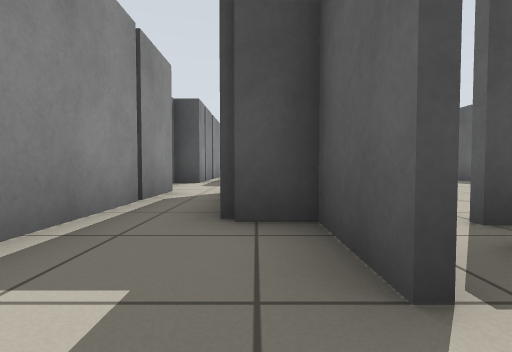
[1] (above)

19 first-person views from a walk through a world built for the Player/Stage simulator. The camera is 0.5 m above the floor, tilts 2° down and sees 85° across. The lines on the ground mark 1 m squares. The floor is counted in squares, 1 m on a side. Each view is taken from the middle of a square. On the plan, view 1 faces up. The plan holds only what a view shows up to about 9 squares ahead; the rest is blank. The place goes on beyond the plan. The robots in the file are not drawn.

[2]
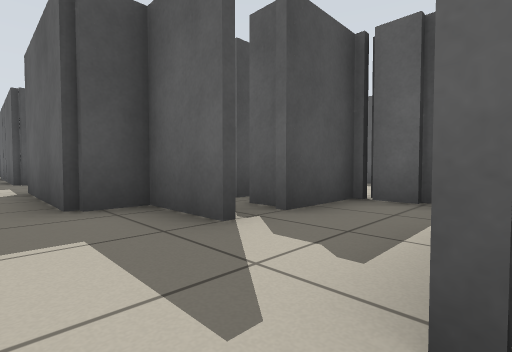

[3]
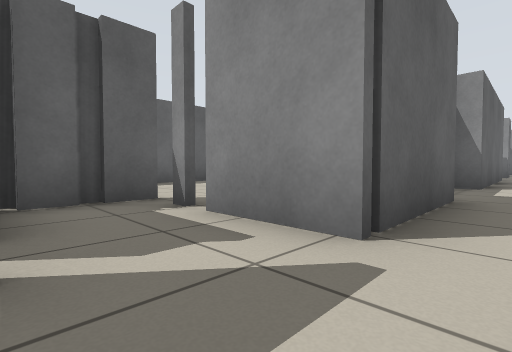

[4]
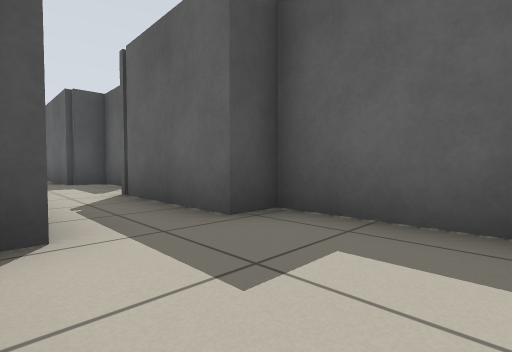

[5]
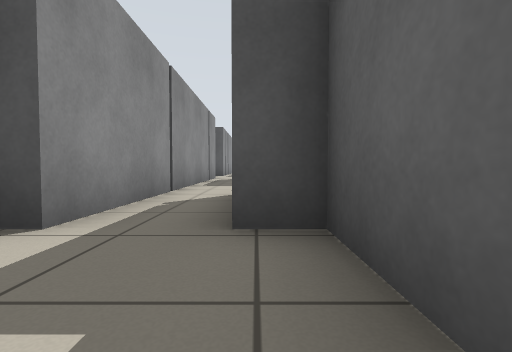

[6]
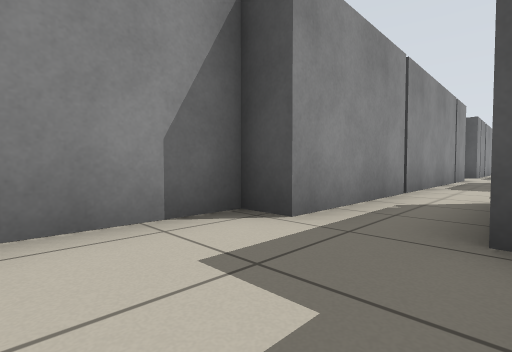

[7]
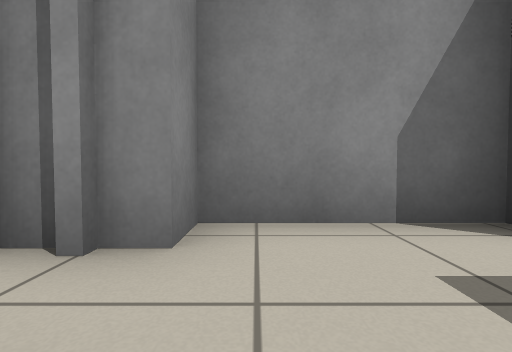

[8]
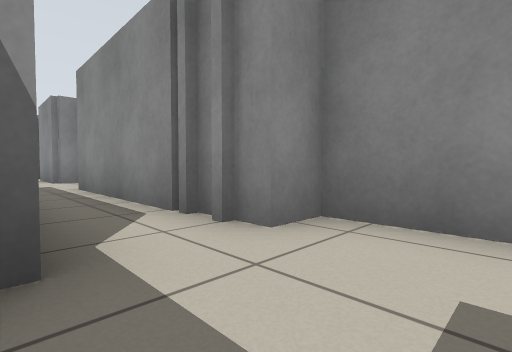

[9]
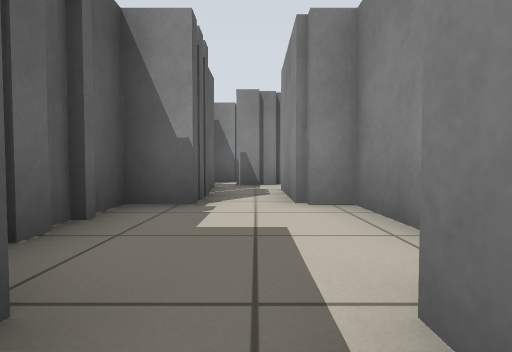

[10]
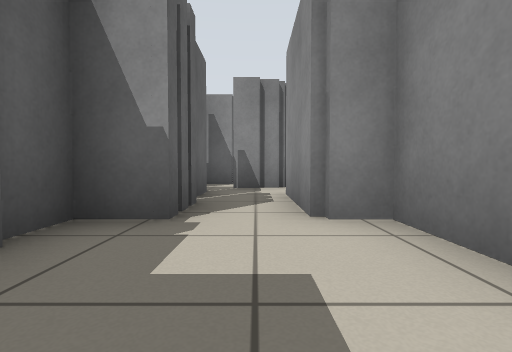

[11]
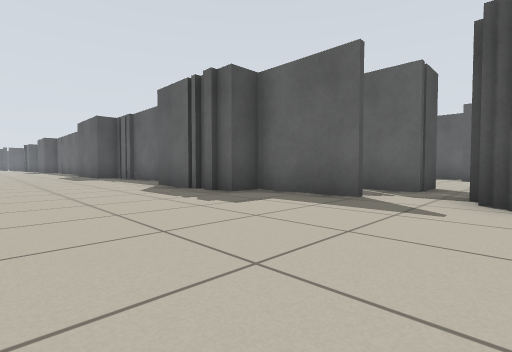

[12]
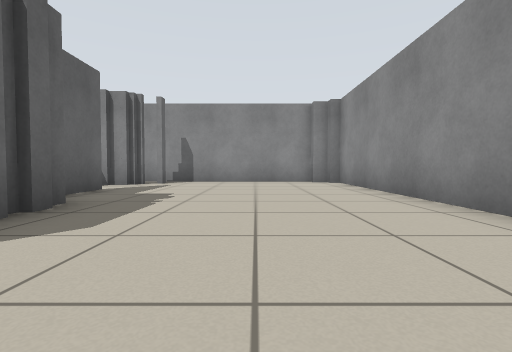

[13]
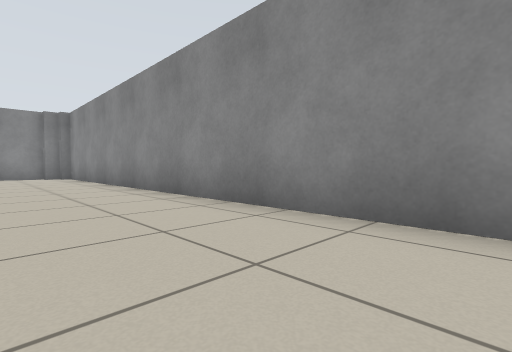

[14]
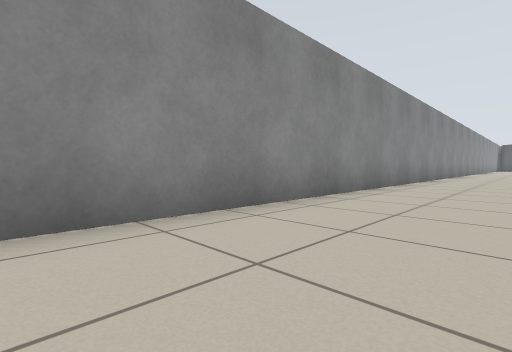

[15]
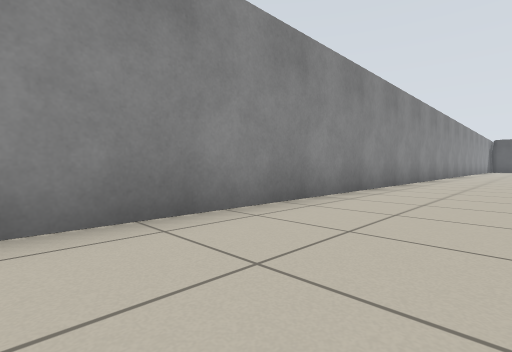

[16]
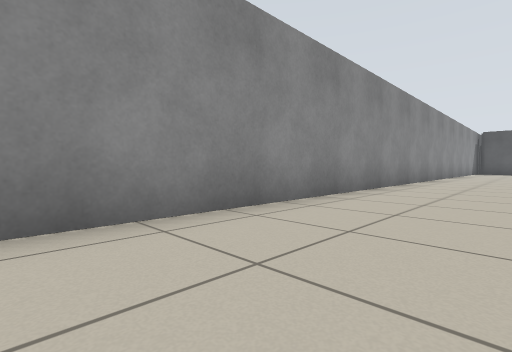

[17]
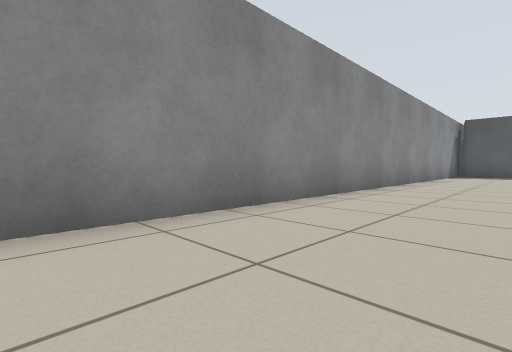

[18]
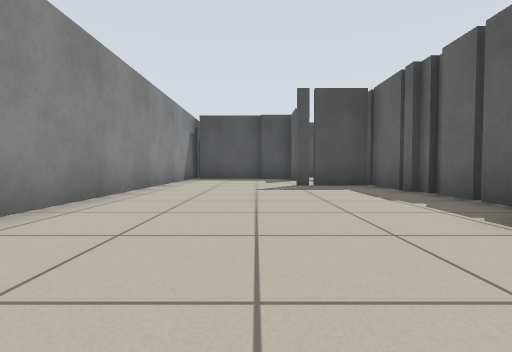

[19]
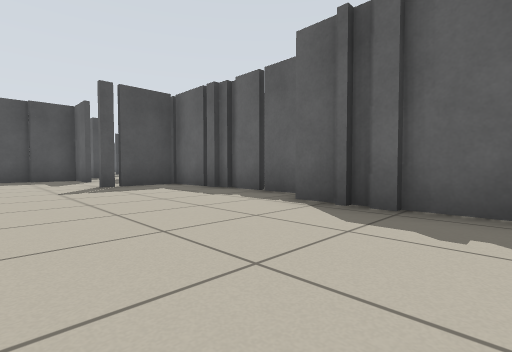

### Floor plan
Points are (right, up) in squares from view 1. A wall is a line through its corners. A room is listed if a view was taken in it or the views show most of it. See-through windows are left out.
Room 1 (views 1, 3)
walls: (0.6, 0.9) (0.6, 2.5) (-0.2, 2.5) (-0.2, 5.6); (-0.2, -0.8) (1.6, -0.8); (3.4, 1) (1.6, 1) (1.6, 1.8); (3.1, -1) (3.1, 1); (-1.7, 5.8) (-1.7, -0.6)
ways out: opening at (-1, -1) to room 2; gap at (-2, 4) to room 4; opening at (-1, 6); gap at (2, -1)
Room 2 (views 2, 4, 5, 6, 7, 8)
walls: (0.6, -6) (0.6, -3.8) (-0.2, -3.8) (-0.2, -0.8); (-0.2, -6.5) (0.4, -6.5); (-1.7, -0.6) (-1.7, -3.8) (-2.4, -3.8) (-2.4, -6.5) (-1.7, -6.5)
ways out: opening at (-1, -1) to room 1; opening at (-1, -6) to room 3
Room 3 (views 9, 10)
walls: (-0.2, -12) (-0.2, -6.5); (-2.4, -13.1) (-2.4, -14.6) (-1.7, -14.6); (-0.2, -14.6) (0.6, -14.6) (0.6, -13.2); (-1.7, -6.5) (-1.7, -12)
ways out: opening at (-1, -6) to room 2; opening at (-1, -14) to room 5
Room 4 (views 11, 12, 13, 14, 15, 16, 17, 18, 19)
walls: (-2.6, 14.1) (-2.6, 16.6); (-1.7, 17.1) (-1.7, 19.5); (-2.6, -14.8) (-2.6, -11.9); (-2, 19.4) (-2, 21.6); (-1.7, -17.1) (-1.7, -14.8); (-1.9, 21.2) (-4, 21.2); (-7.5, 23) (-7.5, -19.4) (-7.1, -19.4); (-1.7, -19) (-1.7, -18.4); (-2.3, -19.5) (-2.3, -19); (-7.2, -19.7) (-6.8, -19.7); (-3.6, 23.8) (-3.6, 24.5); (-6.9, -20) (-1.5, -20); (-4.1, 25.1) (-5.6, 25.1)
ways out: gap at (-2, 4) to room 1; opening at (-2, -18) to room 5
Room 5 (no view inside)
walls: (-0.2, -15.9) (-0.2, -14.6); (-1.7, -18.4) (-0.5, -18.4); (1.2, -17.5) (-0.2, -17.5) (-0.2, -16.2); (-1.7, -14.6) (-1.7, -17.1); (-1.5, -20) (0.4, -20)
ways out: opening at (-1, -14) to room 3; opening at (-2, -18) to room 4; opening at (1, -18); gap at (0, -16)

Where each view was taken, in squares from view 1:
view 1: 0 up, 0 right, facing up
view 2: 1 down, 1 left, facing up-right
view 3: 1 up, 1 left, facing down-right
view 4: 6 down, 2 left, facing up-right
view 5: 6 down, 0 right, facing up
view 6: 6 down, 0 right, facing up-left
view 7: 6 down, 0 right, facing left
view 8: 5 down, 0 right, facing down-left
view 9: 11 down, 1 left, facing down
view 10: 12 down, 1 left, facing down
view 11: 19 down, 6 left, facing up-right
view 12: 11 down, 5 left, facing down
view 13: 7 down, 5 left, facing down-left
view 14: 10 down, 5 left, facing up-left
view 15: 3 down, 5 left, facing up-left
view 16: 4 up, 5 left, facing up-left
view 17: 10 up, 5 left, facing up-left
view 18: 14 up, 5 left, facing up
view 19: 14 up, 6 left, facing up-right
